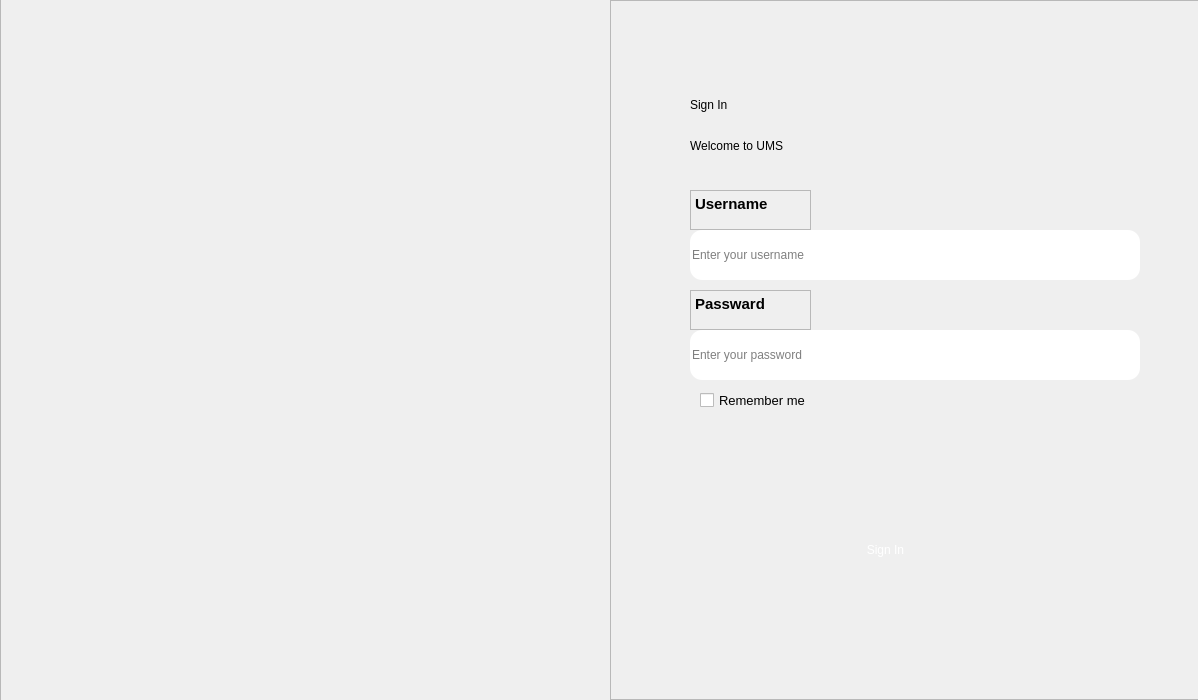
<?xml version="1.0" encoding="UTF-8"?>
<ui version="4.0">
 <class>login2</class>
 <widget class="QDialog" name="login2">
  <property name="geometry">
   <rect>
    <x>0</x>
    <y>0</y>
    <width>1198</width>
    <height>700</height>
   </rect>
  </property>
  <property name="minimumSize">
   <size>
    <width>1198</width>
    <height>700</height>
   </size>
  </property>
  <property name="maximumSize">
   <size>
    <width>1198</width>
    <height>700</height>
   </size>
  </property>
  <property name="windowTitle">
   <string>Dialog</string>
  </property>
  <widget class="QFrame" name="frame">
   <property name="geometry">
    <rect>
     <x>0</x>
     <y>-50</y>
     <width>611</width>
     <height>787</height>
    </rect>
   </property>
   <property name="styleSheet">
    <string notr="true">*{
border-image: url(&quot;background.jpg&quot;);
}</string>
   </property>
   <property name="frameShape">
    <enum>QFrame::StyledPanel</enum>
   </property>
   <property name="frameShadow">
    <enum>QFrame::Raised</enum>
   </property>
  </widget>
  <widget class="QFrame" name="frame_2">
   <property name="geometry">
    <rect>
     <x>610</x>
     <y>0</y>
     <width>591</width>
     <height>700</height>
    </rect>
   </property>
   <property name="styleSheet">
    <string notr="true">*{
border-image: url(white.png);
}

</string>
   </property>
   <property name="frameShape">
    <enum>QFrame::StyledPanel</enum>
   </property>
   <property name="frameShadow">
    <enum>QFrame::Raised</enum>
   </property>
   <widget class="QLabel" name="label_2">
    <property name="geometry">
     <rect>
      <x>80</x>
      <y>80</y>
      <width>130</width>
      <height>50</height>
     </rect>
    </property>
    <property name="styleSheet">
     <string notr="true">*{
	font: 700 20pt &quot;Segoe UI&quot;;
color: rgb(0, 0, 0);
}</string>
    </property>
    <property name="text">
     <string>Sign In</string>
    </property>
   </widget>
   <widget class="QLabel" name="label_3">
    <property name="geometry">
     <rect>
      <x>80</x>
      <y>130</y>
      <width>231</width>
      <height>31</height>
     </rect>
    </property>
    <property name="styleSheet">
     <string notr="true">*{
	font:  12pt &quot;Segoe UI&quot;;
color:rgb(0, 0, 0);
}</string>
    </property>
    <property name="text">
     <string>Welcome to UMS</string>
    </property>
   </widget>
   <widget class="QPushButton" name="button">
    <property name="geometry">
     <rect>
      <x>180</x>
      <y>519</y>
      <width>191</width>
      <height>61</height>
     </rect>
    </property>
    <property name="cursor">
     <cursorShape>PointingHandCursor</cursorShape>
    </property>
    <property name="autoFillBackground">
     <bool>false</bool>
    </property>
    <property name="styleSheet">
     <string notr="true">#button{
color:rgb(255, 255, 255);
font: 12pt &quot;Segoe UI&quot;;
border-image: url(22.png);
border-radius:20px;
	
}

#button:hover
{
border-image: url(buttom.png);

}

</string>
    </property>
    <property name="text">
     <string>Sign In</string>
    </property>
   </widget>
   <widget class="QTextEdit" name="textEdit">
    <property name="enabled">
     <bool>false</bool>
    </property>
    <property name="geometry">
     <rect>
      <x>80</x>
      <y>190</y>
      <width>121</width>
      <height>40</height>
     </rect>
    </property>
    <property name="styleSheet">
     <string notr="true">color: rgb(0, 0, 0);</string>
    </property>
    <property name="html">
     <string>&lt;!DOCTYPE HTML PUBLIC &quot;-//W3C//DTD HTML 4.0//EN&quot; &quot;http://www.w3.org/TR/REC-html40/strict.dtd&quot;&gt;
&lt;html&gt;&lt;head&gt;&lt;meta name=&quot;qrichtext&quot; content=&quot;1&quot; /&gt;&lt;meta charset=&quot;utf-8&quot; /&gt;&lt;style type=&quot;text/css&quot;&gt;
p, li { white-space: pre-wrap; }
&lt;/style&gt;&lt;/head&gt;&lt;body style=&quot; font-family:'Segoe UI'; font-size:9pt; font-weight:400; font-style:normal;&quot;&gt;
&lt;p style=&quot; margin-top:0px; margin-bottom:0px; margin-left:0px; margin-right:0px; -qt-block-indent:0; text-indent:0px;&quot;&gt;&lt;span style=&quot; font-size:11pt; font-weight:696;&quot;&gt;Username&lt;/span&gt;&lt;/p&gt;&lt;/body&gt;&lt;/html&gt;</string>
    </property>
   </widget>
   <widget class="QLineEdit" name="username">
    <property name="geometry">
     <rect>
      <x>80</x>
      <y>230</y>
      <width>450</width>
      <height>50</height>
     </rect>
    </property>
    <property name="focusPolicy">
     <enum>Qt::StrongFocus</enum>
    </property>
    <property name="contextMenuPolicy">
     <enum>Qt::PreventContextMenu</enum>
    </property>
    <property name="styleSheet">
     <string notr="true">*{
border-image: url(textfield.png);
border-radius: 12px;font: 12pt &quot;Segoe UI&quot;;
}</string>
    </property>
    <property name="inputMask">
     <string/>
    </property>
    <property name="text">
     <string/>
    </property>
    <property name="frame">
     <bool>true</bool>
    </property>
    <property name="echoMode">
     <enum>QLineEdit::Normal</enum>
    </property>
    <property name="alignment">
     <set>Qt::AlignLeading|Qt::AlignLeft|Qt::AlignVCenter</set>
    </property>
    <property name="placeholderText">
     <string>Enter your username</string>
    </property>
    <property name="cursorMoveStyle">
     <enum>Qt::LogicalMoveStyle</enum>
    </property>
    <property name="clearButtonEnabled">
     <bool>true</bool>
    </property>
   </widget>
   <widget class="QLineEdit" name="password">
    <property name="geometry">
     <rect>
      <x>80</x>
      <y>330</y>
      <width>450</width>
      <height>50</height>
     </rect>
    </property>
    <property name="styleSheet">
     <string notr="true">*{
border-image: url(textfield.png);
border-radius: 12px;
font: 12pt &quot;Segoe UI&quot;;

}

</string>
    </property>
    <property name="echoMode">
     <enum>QLineEdit::Password</enum>
    </property>
    <property name="alignment">
     <set>Qt::AlignLeading|Qt::AlignLeft|Qt::AlignVCenter</set>
    </property>
    <property name="placeholderText">
     <string>Enter your password</string>
    </property>
    <property name="clearButtonEnabled">
     <bool>true</bool>
    </property>
   </widget>
   <widget class="QTextEdit" name="textEdit_2">
    <property name="enabled">
     <bool>false</bool>
    </property>
    <property name="geometry">
     <rect>
      <x>80</x>
      <y>290</y>
      <width>121</width>
      <height>40</height>
     </rect>
    </property>
    <property name="styleSheet">
     <string notr="true">color: rgb(0, 0, 0);</string>
    </property>
    <property name="html">
     <string>&lt;!DOCTYPE HTML PUBLIC &quot;-//W3C//DTD HTML 4.0//EN&quot; &quot;http://www.w3.org/TR/REC-html40/strict.dtd&quot;&gt;
&lt;html&gt;&lt;head&gt;&lt;meta name=&quot;qrichtext&quot; content=&quot;1&quot; /&gt;&lt;meta charset=&quot;utf-8&quot; /&gt;&lt;style type=&quot;text/css&quot;&gt;
p, li { white-space: pre-wrap; }
&lt;/style&gt;&lt;/head&gt;&lt;body style=&quot; font-family:'Segoe UI'; font-size:9pt; font-weight:400; font-style:normal;&quot;&gt;
&lt;p style=&quot; margin-top:0px; margin-bottom:0px; margin-left:0px; margin-right:0px; -qt-block-indent:0; text-indent:0px;&quot;&gt;&lt;span style=&quot; font-size:11pt; font-weight:696;&quot;&gt;Passward&lt;/span&gt;&lt;/p&gt;&lt;/body&gt;&lt;/html&gt;</string>
    </property>
   </widget>
   <widget class="QCheckBox" name="checkBox">
    <property name="geometry">
     <rect>
      <x>90</x>
      <y>380</y>
      <width>171</width>
      <height>41</height>
     </rect>
    </property>
    <property name="cursor">
     <cursorShape>PointingHandCursor</cursorShape>
    </property>
    <property name="styleSheet">
     <string notr="true">font:  10pt;
color:rgb(0, 0, 0);</string>
    </property>
    <property name="text">
     <string>Remember me</string>
    </property>
    <property name="icon">
     <iconset theme="person">
      <normaloff>../../.designer/backup</normaloff>../../.designer/backup</iconset>
    </property>
    <property name="checked">
     <bool>false</bool>
    </property>
    <property name="tristate">
     <bool>false</bool>
    </property>
   </widget>
   <zorder>label_2</zorder>
   <zorder>label_3</zorder>
   <zorder>button</zorder>
   <zorder>textEdit</zorder>
   <zorder>username</zorder>
   <zorder>checkBox</zorder>
   <zorder>textEdit_2</zorder>
   <zorder>password</zorder>
  </widget>
 </widget>
 <resources/>
 <connections/>
</ui>
